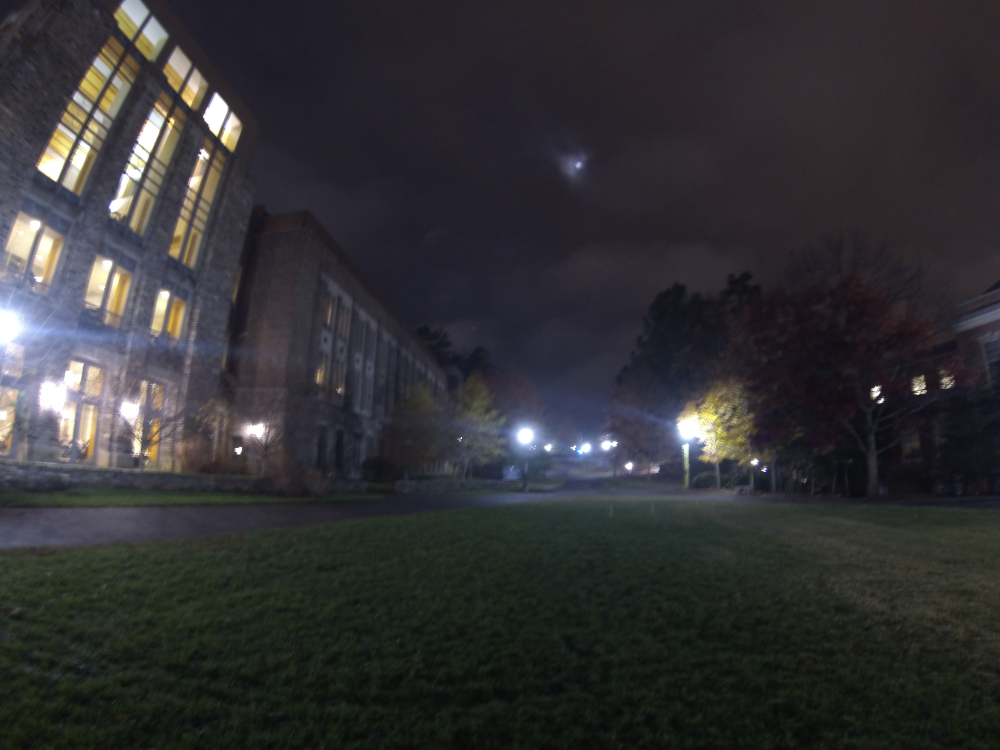
#> input picture img/GOPR0066.JPG, 4000 x 3000 px (shown at 1/4 size); its folder holds only this picture in this run
$ python main.py   (Python 2 division)   (older library calls are emulated)
#> lines starting #> are read from the running program, lines starting #| are printed output that depends on the picture
from numpy import linalg
from GoProController import GoProController as GPC
from bs4 import BeautifulSoup
from os import listdir
from os.path import isfile, join
import urllib2
import cv2
import numpy as np
import math
import matplotlib.pyplot as plt


# [72 lines left out: functions getImages, filter_matches, imageDistance, findDimensions, not called in this run]


def stichImages(path = "./img"):
#> called with path = './img'
    imgPath = [join(path,f) for f in listdir(path) if isfile(join(path,f))]
    print(imgPath)
    rgbImg = []
    grayImgs = []
    keypoints = []
    descriptors = []
    hessian_threshold = 500
    for x in range(2):
        im = cv2.imread(imgPath[x])
#> im is the input picture: shape (3000, 4000, 3); mean B, G, R 52, 49.6, 50.2
        newX, newY = im.shape[1]/4,im.shape[0]/4
#> newX = 1000; newY = 750
        newim = cv2.resize(im,(newX,newY))
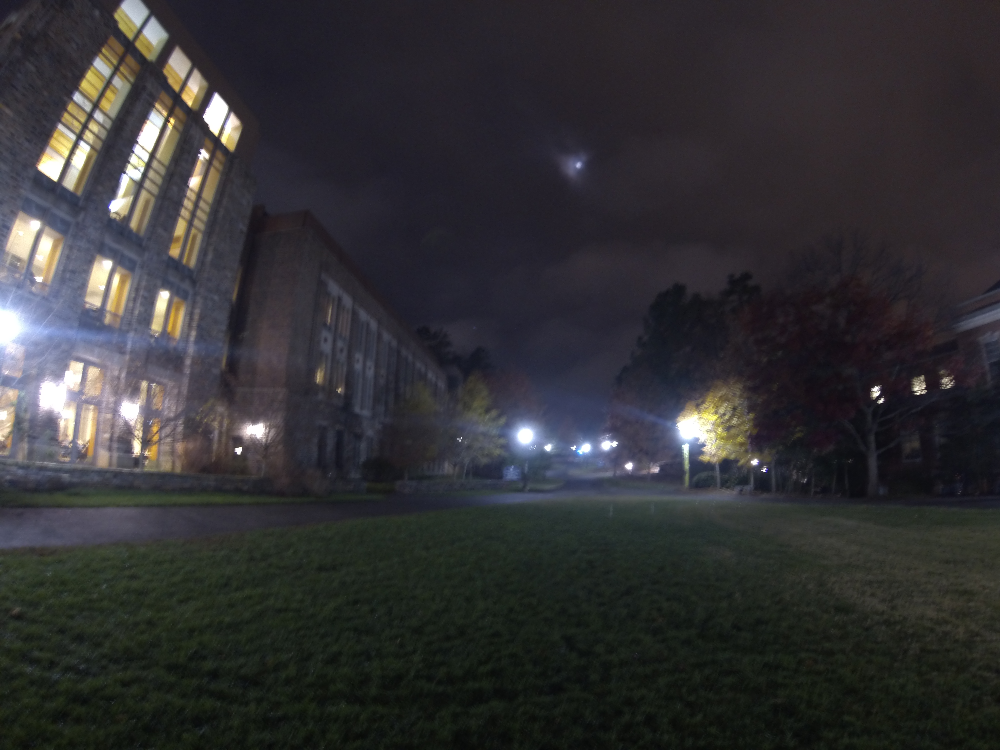
#> newim: shape (750, 1000, 3); mean B, G, R 52.1, 49.7, 50.3
        # newim = im
        rgbImg.append(newim)
        gray_im = cv2.cvtColor(newim, cv2.COLOR_BGR2GRAY)
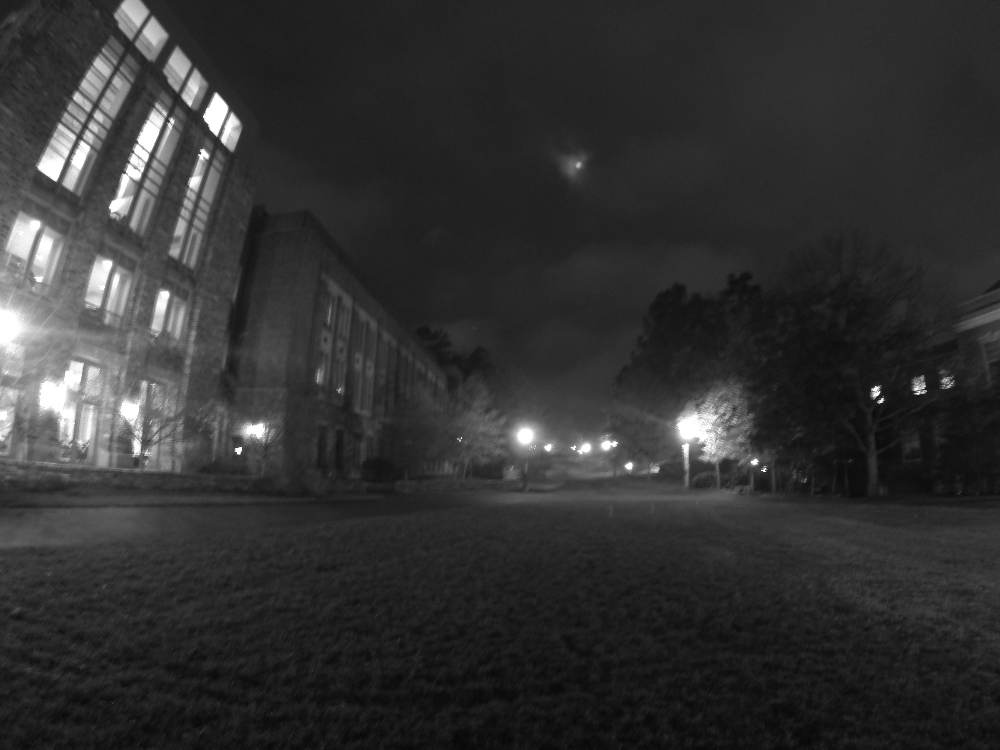
#> gray_im: shape (750, 1000); min 7, max 255, mean 50.1
        grayImgs.append(gray_im)

#> (the run stopped early here; a loop or call above may not have finished)

$ run again, on img/GOPR0067.JPG
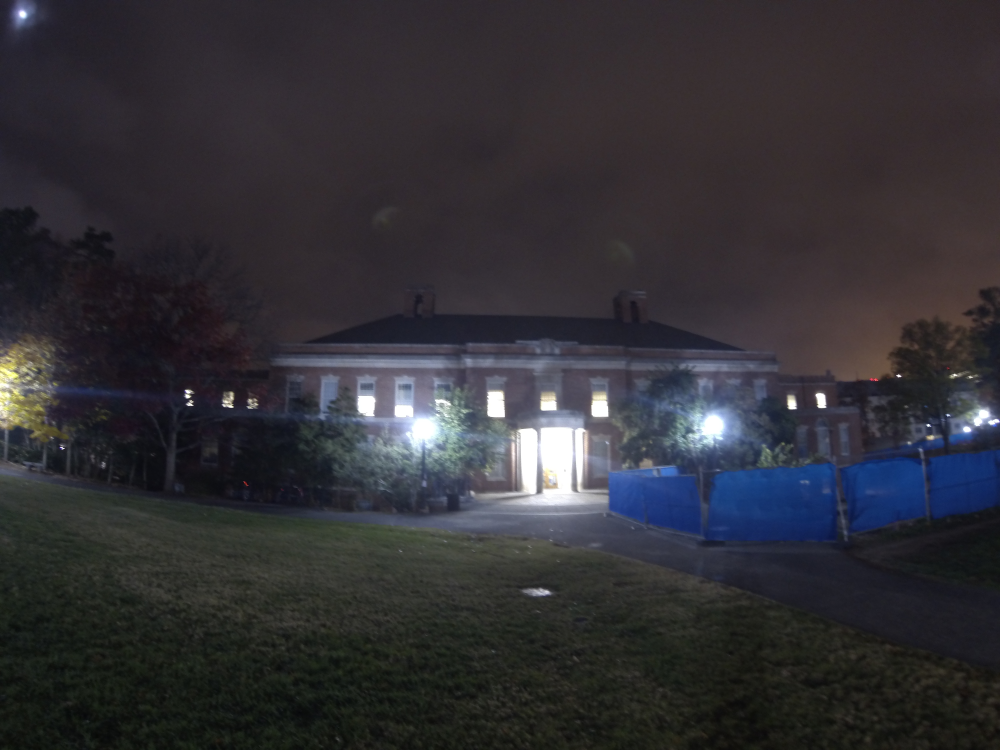
#> input picture img/GOPR0067.JPG, 4000 x 3000 px (shown at 1/4 size)
#> in stichImages, im is the input picture: shape (3000, 4000, 3); mean B, G, R 53.6, 48.6, 49.8
#> in stichImages, `newim = cv2.resize(im,(newX,newY))`:
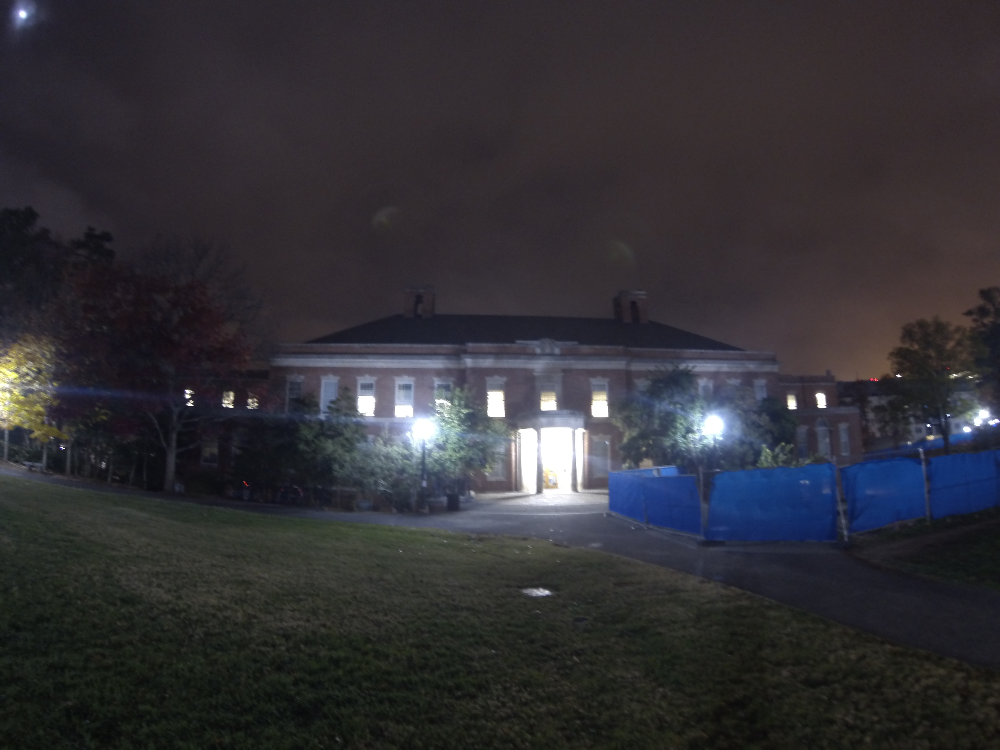
#> newim: shape (750, 1000, 3); mean B, G, R 53.7, 48.7, 49.9
#> in stichImages, `gray_im = cv2.cvtColor(newim, cv2.COLOR_BGR2GRAY)`:
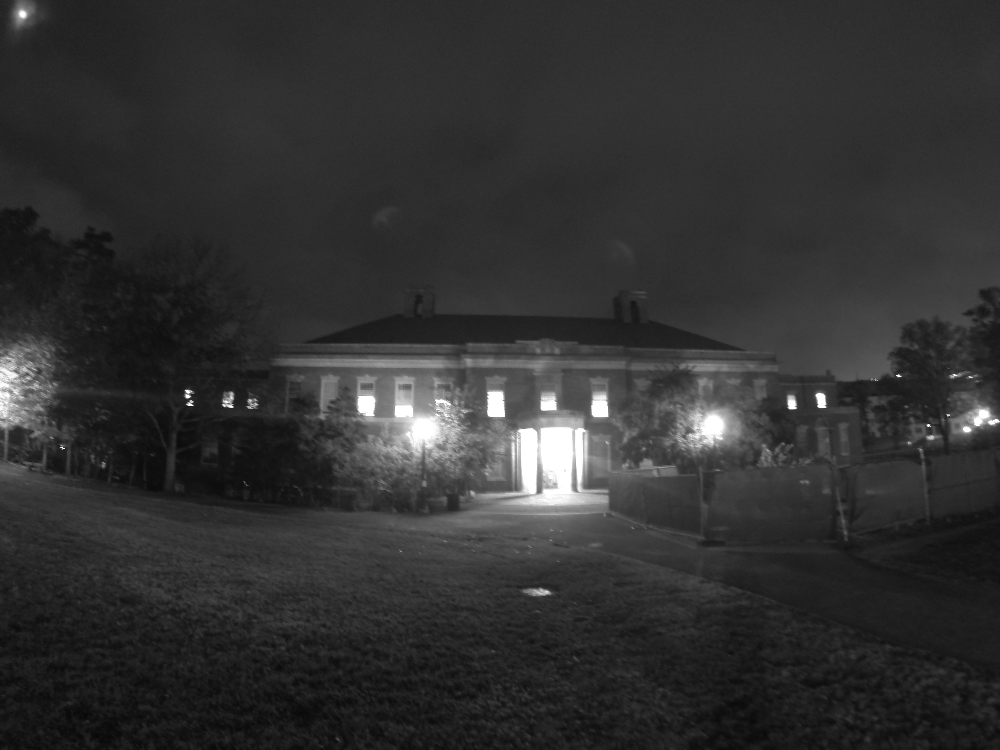
#> gray_im: shape (750, 1000); min 8, max 255, mean 49.6

$ run again, on img/GOPR0068.JPG
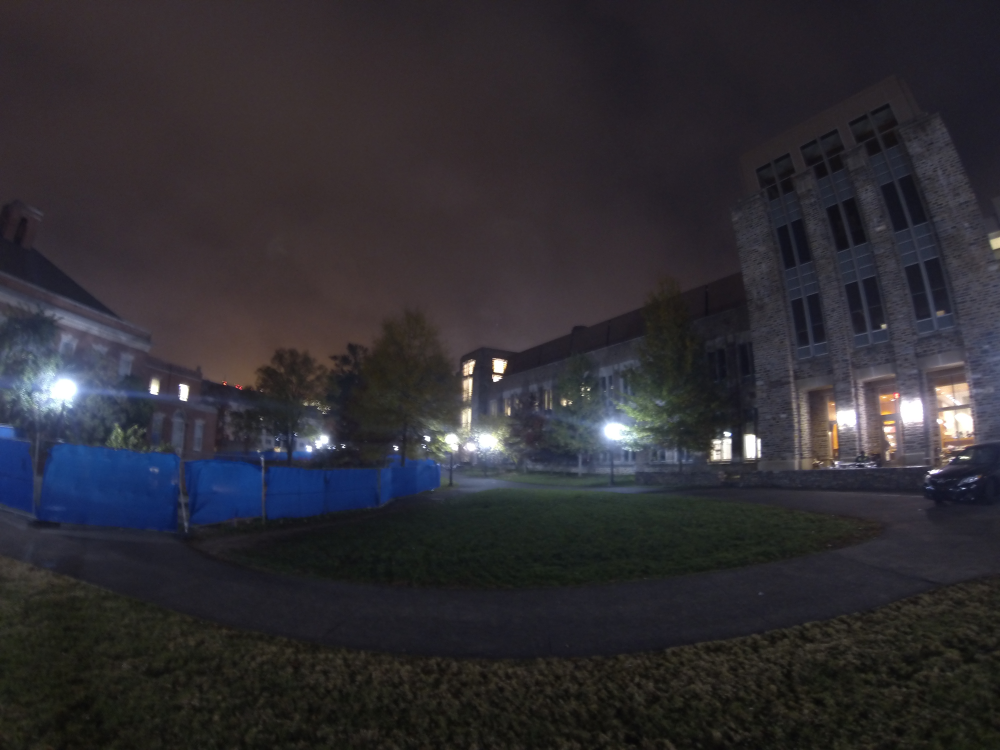
#> input picture img/GOPR0068.JPG, 4000 x 3000 px (shown at 1/4 size)
#> in stichImages, im is the input picture: shape (3000, 4000, 3); mean B, G, R 50.7, 45.2, 47.3
#> in stichImages, `newim = cv2.resize(im,(newX,newY))`:
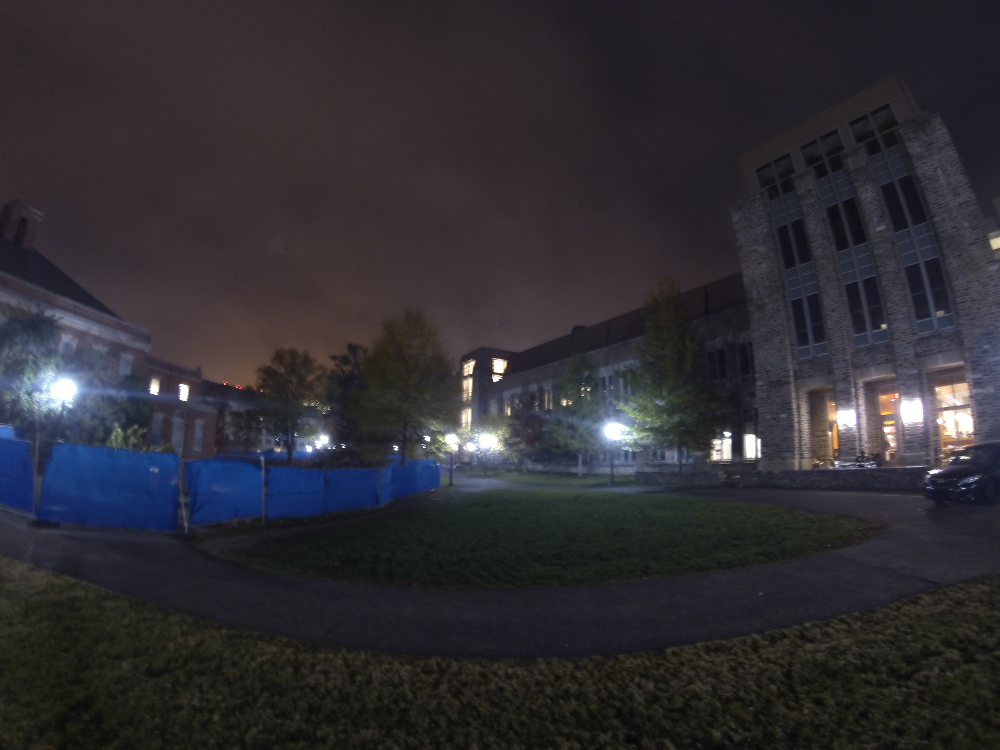
#> newim: shape (750, 1000, 3); mean B, G, R 50.8, 45.3, 47.4
#> in stichImages, `gray_im = cv2.cvtColor(newim, cv2.COLOR_BGR2GRAY)`:
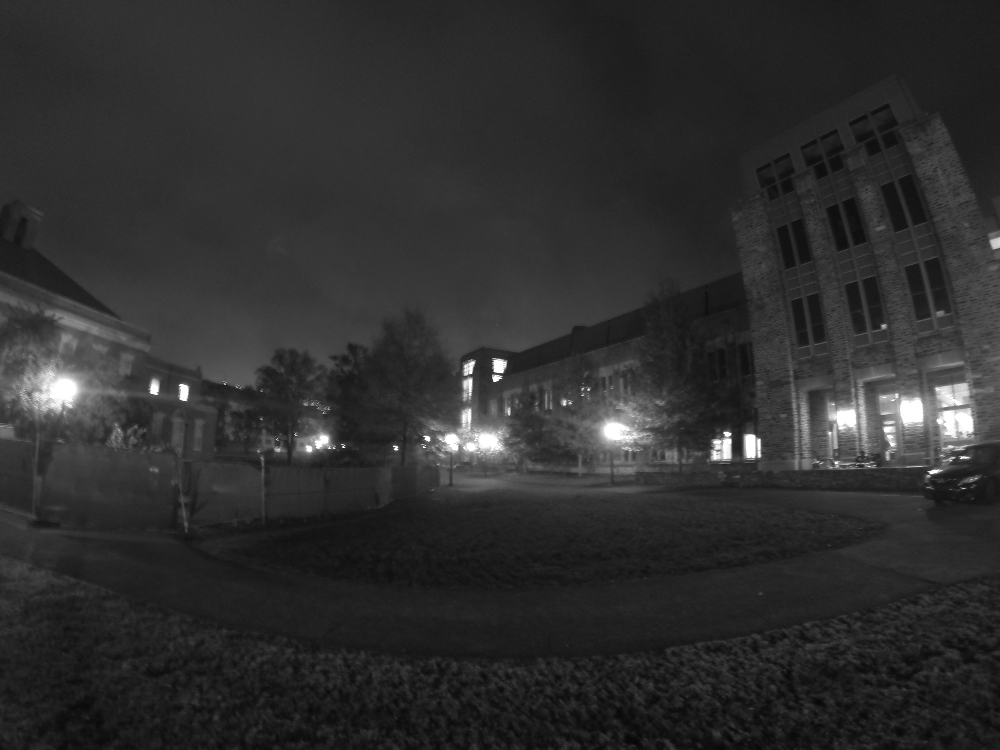
#> gray_im: shape (750, 1000); min 7, max 255, mean 46.6
